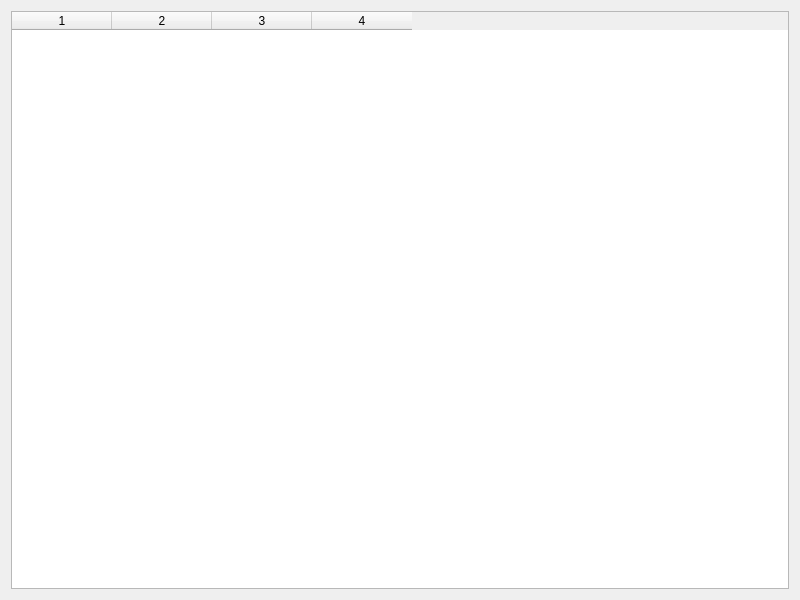
<?xml version="1.0" encoding="UTF-8"?>


<ui version="4.0">
 <class>GameListView</class>
 <widget class="QWidget" name="GameListView">
  <property name="geometry">
   <rect>
    <x>0</x>
    <y>0</y>
    <width>800</width>
    <height>600</height>
   </rect>
  </property>
  <layout class="QVBoxLayout" name="verticalLayout">
   <item>
    <widget class="QTableWidget" name="table">
     <property name="columnCount">
      <number>4</number>
     </property>
     <property name="horizontalHeaderLabels">
      <stringlist>
       <string>Cover</string>
       <string>Title</string>
       <string>Last Played</string>
       <string>Play Count</string>
      </stringlist>
     </property>
     <property name="selectionBehavior">
      <enum>QAbstractItemView::SelectRows</enum>
     </property>
     <property name="editTriggers">
      <enum>QAbstractItemView::NoEditTriggers</enum>
     </property>
     <property name="contextMenuPolicy">
      <enum>Qt::CustomContextMenu</enum>
     </property>
     <property name="alternatingRowColors">
      <bool>true</bool>
     </property>
     <property name="showGrid">
      <bool>false</bool>
     </property>
     <property name="sortingEnabled">
      <bool>false</bool>
     </property>
    </widget>
   </item>
  </layout>
 </widget>
 <resources/>
 <connections/>
</ui>
